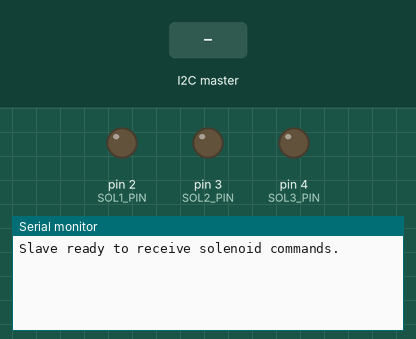
Recording of a sketch running on a simulated Arduino Uno, built with avr-gcc and run on an emulated ATmega328P. Parts: output pins drawn as LEDs (lit = HIGH), the last lines printed to the serial monitor. The test bench sets the inputs (shaded band).

Above: at 1.2 s.
1.3 s: the I2C master sends the byte 1
At 2.4 s:
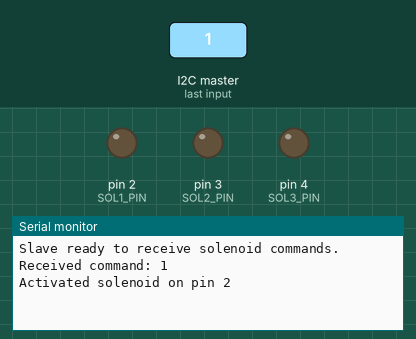
2.8 s: the I2C master sends the byte 0
At 3.4 s:
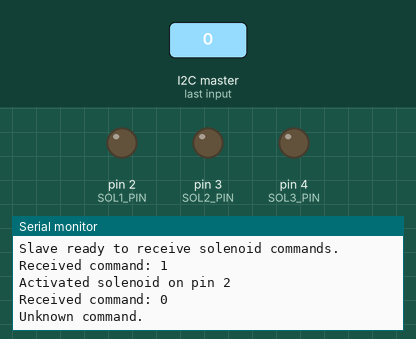

Measured:
- after the input at 1.3 s, the serial monitor: prints a new line at once (image 1)
- after the input at 2.8 s, the serial monitor: prints a new line at once (image 2)

The sketch:

slavemega_attempt2.ino
```cpp
#include <Wire.h>

#define SLAVE_ADDR 8  // Must match the master's address

// Solenoid control pins
#define SOL1_PIN 2
#define SOL2_PIN 3
#define SOL3_PIN 4

void setup() {
  Wire.begin(SLAVE_ADDR);        // Join I2C as slave with address 8
  Wire.onReceive(receiveEvent);  // Register receive event
  Serial.begin(9600);

  // Set solenoid pins as outputs
  pinMode(SOL1_PIN, OUTPUT);
  pinMode(SOL2_PIN, OUTPUT);
  pinMode(SOL3_PIN, OUTPUT);

  // Make sure solenoids are off initially
  digitalWrite(SOL1_PIN, LOW);
  digitalWrite(SOL2_PIN, LOW);
  digitalWrite(SOL3_PIN, LOW);

  Serial.println("Slave ready to receive solenoid commands.");
}

void loop() {
  // Nothing to do here. All handled by I2C receive event.
}

// Called when data is received from the master
void receiveEvent(int bytes) {
  if (bytes > 0) {
    uint8_t command = Wire.read();
    Serial.print("Received command: ");
    Serial.println(command);

    // Activate corresponding solenoid
    switch (command) {
      case 1:
        triggerSolenoid(SOL1_PIN);
        break;
      case 2:
        triggerSolenoid(SOL2_PIN);
        break;
      case 3:
        triggerSolenoid(SOL3_PIN);
        break;
      default:
        Serial.println("Unknown command.");
        break;
    }
  }
}

// Helper function to activate solenoid briefly
void triggerSolenoid(uint8_t pin) {
  digitalWrite(pin, HIGH);  // Turn solenoid ON
  delay(1000);              // Hold for 1 second
  digitalWrite(pin, LOW);   // Turn solenoid OFF
  Serial.print("Activated solenoid on pin ");
  Serial.println(pin);
}
```
